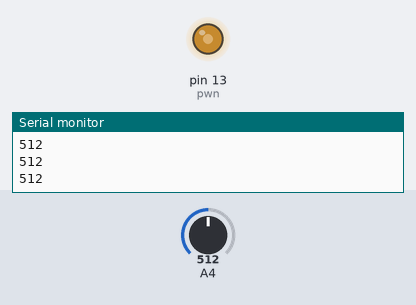
Bench run of a sketch on a simulated Arduino Mega 2560, built with avr-gcc and run on an emulated ATmega2560. Shown: output pins drawn as LEDs (lit = HIGH), the last lines printed to the serial monitor. Inputs (shaded band) come from the test bench; at power-on: A4 = 512.

Above: at 1.3 s.
1.4 s: A4 set to 306
At 2.7 s:
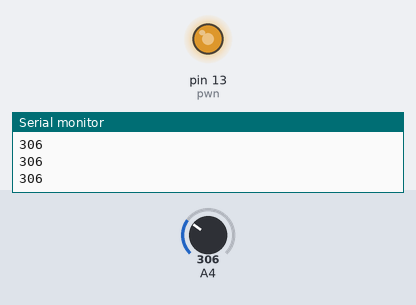
3.0 s: A4 set to 122
At 3.9 s:
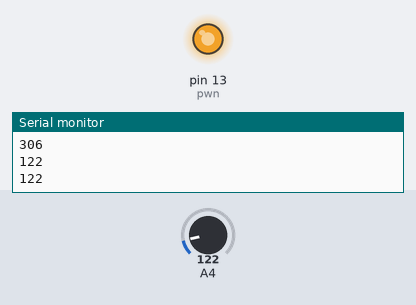
4.5 s: A4 set to 900
At 5.1 s:
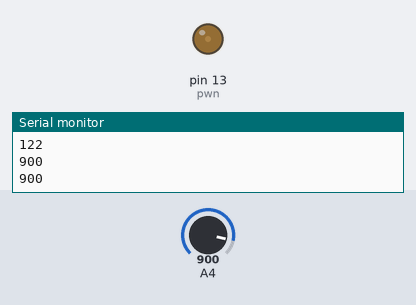
6.0 s: A4 set to 1023
At 6.3 s:
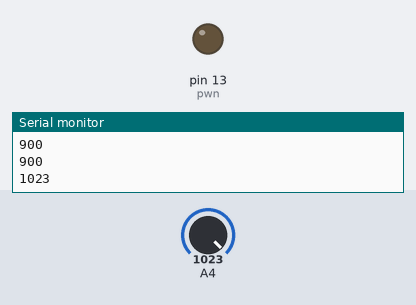
7.5 s: A4 set to 511
At 8.7 s:
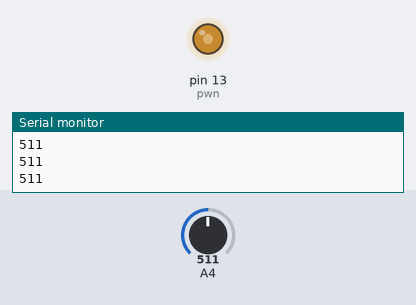
Timing chart, 0 to 10.0 s (numbered marks = the images above; inputs shaded):
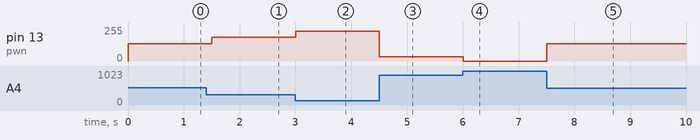

The sketch:

5-2.ino
```cpp
int adc = 36;
int pwn = 13;

void setup() {
  Serial.begin(9600);

}

void loop() {
  // Serial.println("Hello World");
  // Serial.println("Stang");
  // Serial.println("--------------------------");
    int LDR = analogRead(adc);
    Serial.println(LDR);
    int val = map(LDR, 0,1023, 255,0);
    analogWrite(pwn,val);
  delay(500);
}
```

Measured:
- after the input at 1.4 s, pin 13 (pwn): 128/255 → 179/255 after 0.10 s
- after the input at 3.0 s, pin 13 (pwn): 179/255 → 225/255 at once
- after the input at 4.5 s, pin 13 (pwn): 225/255 → 31/255 at once
- after the input at 6.0 s, pin 13 (pwn): 31/255 → 0/255 at once
- after the input at 7.5 s, pin 13 (pwn): 0/255 → 128/255 at once
